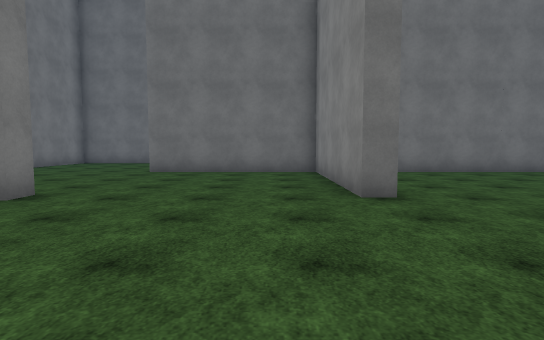
View 1 (above)

16 first-person views from a walk through a scene from a Unity 3-D project. The camera is 1.4 m above the floor, tilts 4° down and sees 80° across. The floor is counted in squares, 2 m on a side. Each view is taken from the middle of a square. On the plan, view 1 faces up. The plan holds only what a view shows up to about 10 squares ahead; the rest is blank. The place goes on beyond the plan. The player character is not drawn. Surface patterns are stand-ins for the level's own textures.

View 2
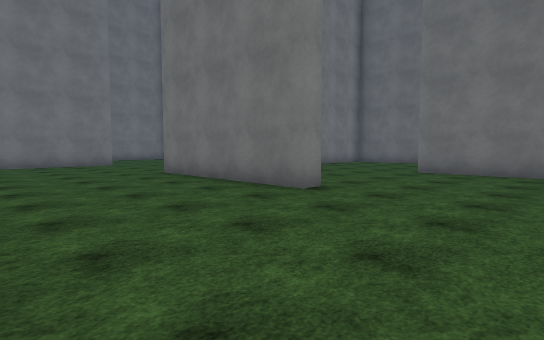

View 3
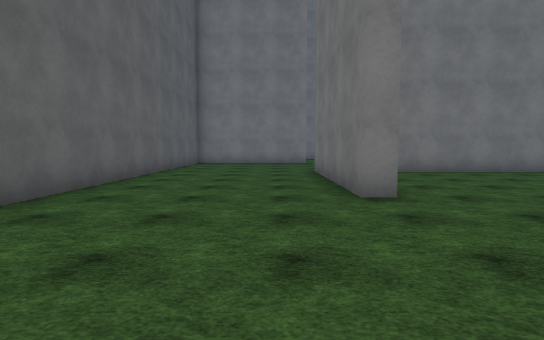

View 4
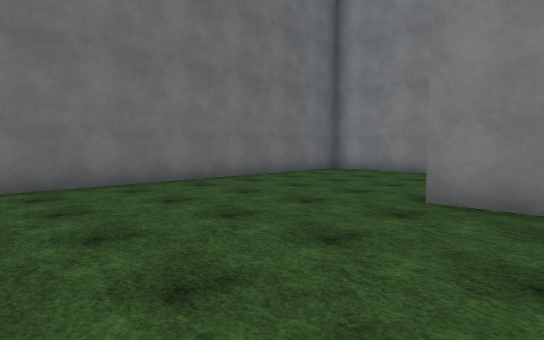

View 5
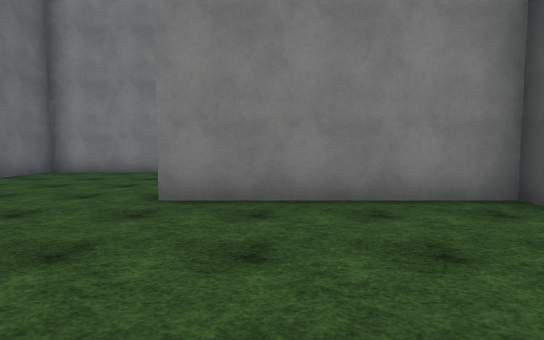

View 6
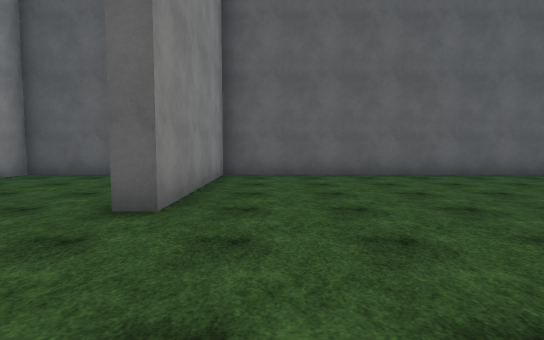

View 7
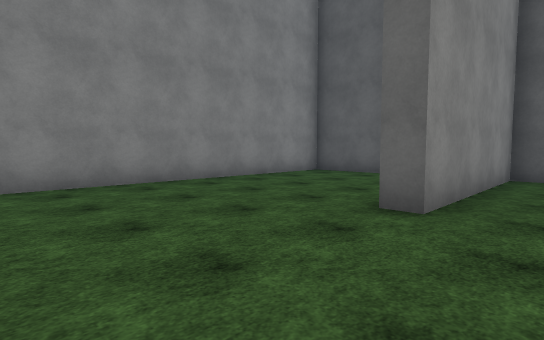

View 8
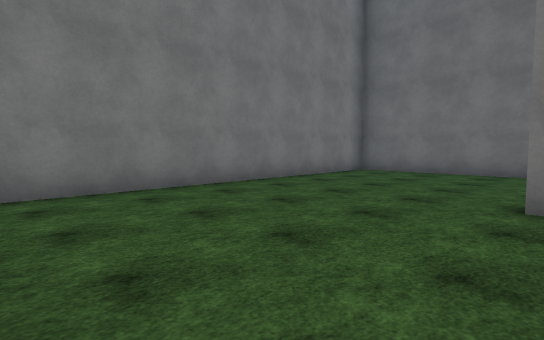

View 9
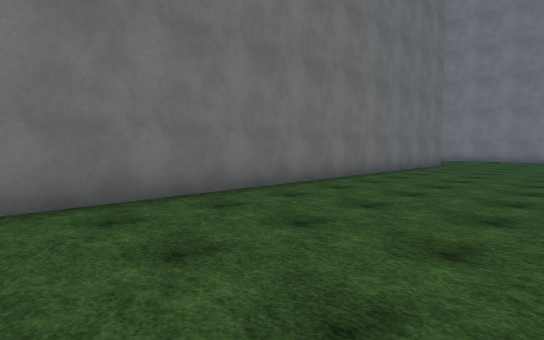

View 10
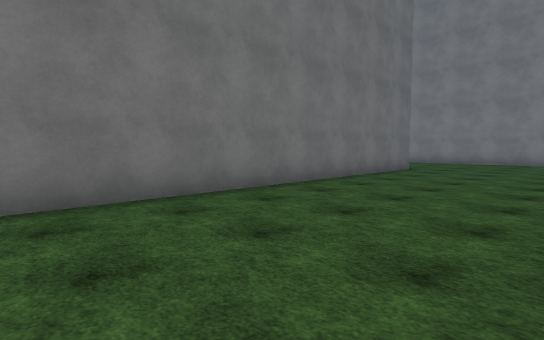

View 11
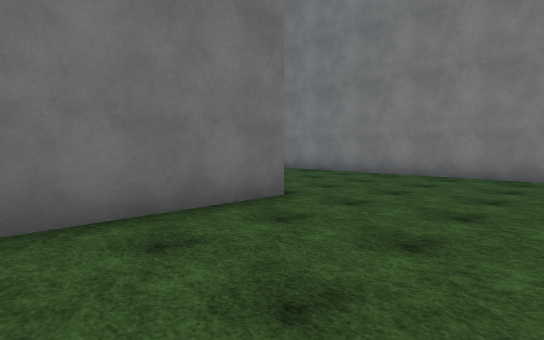

View 12
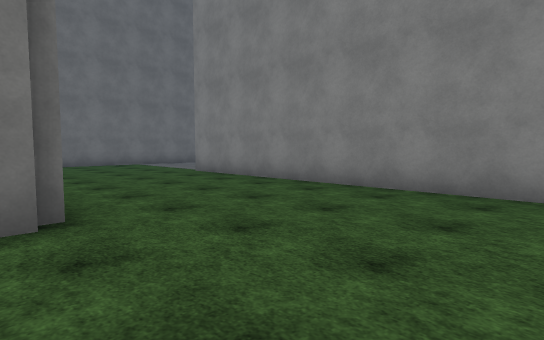

View 13
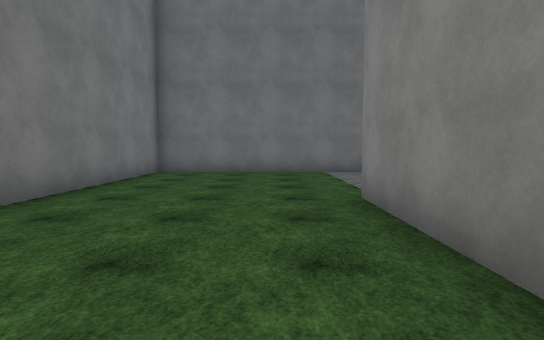

View 14
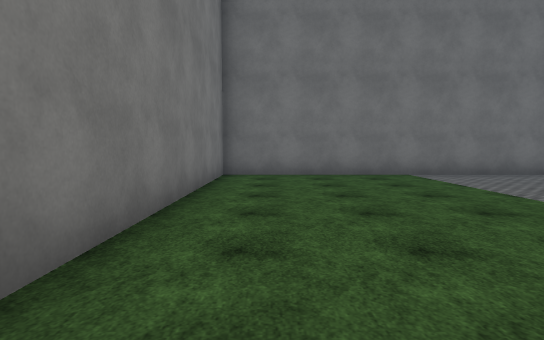

View 15
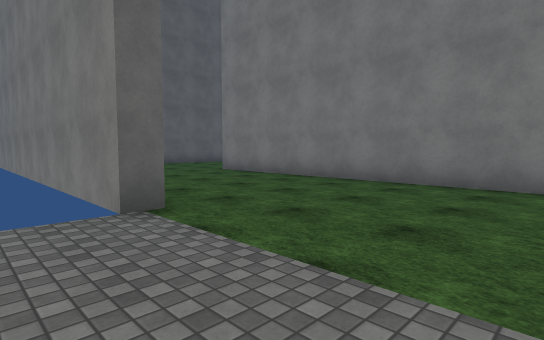

View 16
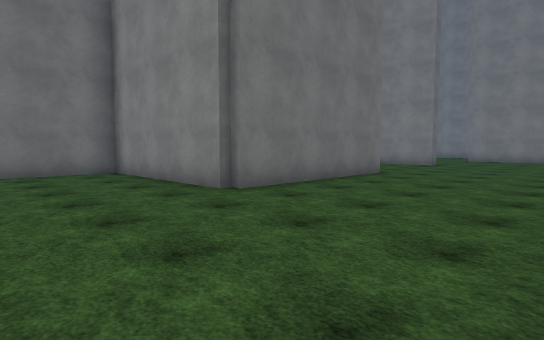

### Floor plan
Points are (right, up) in squares from view 1. A wall is a line through its corners. A room is listed if a view was taken in it or the views show most of it. See-through windows are left out.
Room 1 (views 1, 2, 3, 4, 5, 6, 7, 8, 9, 10, 11, 12, 13, 14, 15, 16)
walls: (1.9, 4.5) (1.3, 4.5) (1.3, 9.2) (-3.5, 9.2); (-3.5, 4.9) (-3.5, 4.3) (-8.7, 4.3) (-8.7, 9.2) (-11.2, 9.2); (6.6, 14.2) (-8.2, 14.2) (-8.2, 5.4); (11.3, 11.4) (11.3, 19.5) (11.7, 19.5); (9, -0.2) (11.3, -0.2) (11.3, 9.2) (2.5, 9.2); (-9, -0.2) (6.2, -0.2) (6.2, 4.5) (6.8, 4.5); (13.5, 24.2) (6.8, 24.2) (6.8, 15)

Where each view was taken, in squares from view 1:
view 1: 0 up, 0 right, facing up
view 2: 0 up, 0 right, facing up-left
view 3: 3 up, 1 right, facing left
view 4: 3 up, 2 right, facing up-right
view 5: 3 up, 2 right, facing right
view 6: 8 up, 5 right, facing down
view 7: 8 up, 5 right, facing down-right
view 8: 5 up, 3 left, facing up-left
view 9: 10 up, 7 left, facing up-right
view 10: 10 up, 4 left, facing up-right
view 11: 11 up, 3 right, facing up-right
view 12: 11 up, 6 right, facing up-right
view 13: 15 up, 10 right, facing up
view 14: 16 up, 8 right, facing up
view 15: 23 up, 13 right, facing down-left
view 16: 0 up, 12 left, facing up-right
